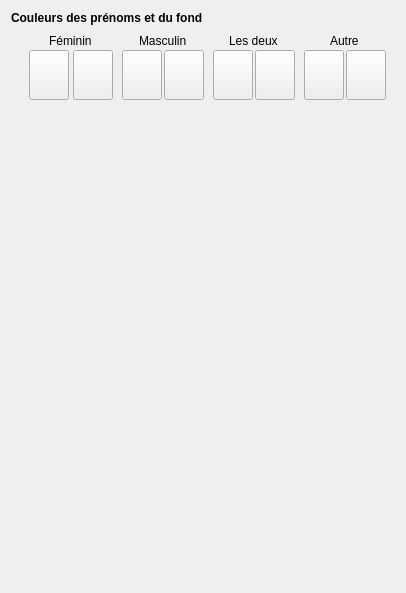
         <widget class="QWidget" name="tabDisplay">
          <attribute name="title">
           <string>AFFICHAGE</string>
          </attribute>
          <layout class="QVBoxLayout" name="verticalLayout_10" stretch="1,10">
           <property name="spacing">
            <number>2</number>
           </property>
           <property name="leftMargin">
            <number>2</number>
           </property>
           <property name="topMargin">
            <number>2</number>
           </property>
           <property name="rightMargin">
            <number>2</number>
           </property>
           <property name="bottomMargin">
            <number>2</number>
           </property>
           <item>
            <widget class="QWidget" name="wColors" native="true">
             <layout class="QGridLayout" name="gridLayout_5" rowstretch="1,0">
              <property name="leftMargin">
               <number>9</number>
              </property>
              <property name="topMargin">
               <number>9</number>
              </property>
              <property name="rightMargin">
               <number>9</number>
              </property>
              <property name="bottomMargin">
               <number>9</number>
              </property>
              <property name="spacing">
               <number>9</number>
              </property>
              <item row="1" column="5">
               <widget class="QWidget" name="widget_17" native="true">
                <layout class="QGridLayout" name="gridLayout_8">
                 <property name="leftMargin">
                  <number>0</number>
                 </property>
                 <property name="topMargin">
                  <number>0</number>
                 </property>
                 <property name="rightMargin">
                  <number>0</number>
                 </property>
                 <property name="bottomMargin">
                  <number>0</number>
                 </property>
                 <property name="spacing">
                  <number>2</number>
                 </property>
                 <item row="1" column="0" alignment="Qt::AlignVCenter">
                  <widget class="QPushButton" name="pbBothColor1">
                   <property name="minimumSize">
                    <size>
                     <width>20</width>
                     <height>50</height>
                    </size>
                   </property>
                   <property name="text">
                    <string/>
                   </property>
                  </widget>
                 </item>
                 <item row="1" column="1" alignment="Qt::AlignVCenter">
                  <widget class="QPushButton" name="pbBothColor2">
                   <property name="minimumSize">
                    <size>
                     <width>20</width>
                     <height>50</height>
                    </size>
                   </property>
                   <property name="text">
                    <string/>
                   </property>
                  </widget>
                 </item>
                 <item row="0" column="0" colspan="2" alignment="Qt::AlignHCenter">
                  <widget class="QLabel" name="label_28">
                   <property name="text">
                    <string>Les deux</string>
                   </property>
                  </widget>
                 </item>
                </layout>
               </widget>
              </item>
              <item row="1" column="6">
               <widget class="QWidget" name="widget_18" native="true">
                <layout class="QGridLayout" name="gridLayout_9">
                 <property name="leftMargin">
                  <number>0</number>
                 </property>
                 <property name="topMargin">
                  <number>0</number>
                 </property>
                 <property name="rightMargin">
                  <number>0</number>
                 </property>
                 <property name="bottomMargin">
                  <number>0</number>
                 </property>
                 <property name="spacing">
                  <number>2</number>
                 </property>
                 <item row="2" column="3">
                  <widget class="QPushButton" name="pbOtherColor2">
                   <property name="minimumSize">
                    <size>
                     <width>20</width>
                     <height>50</height>
                    </size>
                   </property>
                   <property name="text">
                    <string/>
                   </property>
                  </widget>
                 </item>
                 <item row="2" column="2">
                  <widget class="QPushButton" name="pbOtherColor1">
                   <property name="minimumSize">
                    <size>
                     <width>20</width>
                     <height>50</height>
                    </size>
                   </property>
                   <property name="text">
                    <string/>
                   </property>
                  </widget>
                 </item>
                 <item row="1" column="2" colspan="2" alignment="Qt::AlignHCenter">
                  <widget class="QLabel" name="label_29">
                   <property name="text">
                    <string>Autre</string>
                   </property>
                  </widget>
                 </item>
                </layout>
               </widget>
              </item>
              <item row="1" column="3">
               <widget class="QWidget" name="widget_9" native="true">
                <layout class="QGridLayout" name="gridLayout_3">
                 <property name="leftMargin">
                  <number>0</number>
                 </property>
                 <property name="topMargin">
                  <number>0</number>
                 </property>
                 <property name="rightMargin">
                  <number>0</number>
                 </property>
                 <property name="bottomMargin">
                  <number>0</number>
                 </property>
                 <property name="spacing">
                  <number>2</number>
                 </property>
                 <item row="1" column="2" alignment="Qt::AlignVCenter">
                  <widget class="QPushButton" name="pbFemaleColor2">
                   <property name="minimumSize">
                    <size>
                     <width>20</width>
                     <height>50</height>
                    </size>
                   </property>
                   <property name="text">
                    <string/>
                   </property>
                  </widget>
                 </item>
                 <item row="1" column="0" alignment="Qt::AlignVCenter">
                  <widget class="QPushButton" name="pbFemaleColor1">
                   <property name="minimumSize">
                    <size>
                     <width>20</width>
                     <height>50</height>
                    </size>
                   </property>
                   <property name="text">
                    <string/>
                   </property>
                  </widget>
                 </item>
                 <item row="0" column="0" colspan="3" alignment="Qt::AlignHCenter">
                  <widget class="QLabel" name="label_26">
                   <property name="text">
                    <string>Féminin</string>
                   </property>
                  </widget>
                 </item>
                </layout>
               </widget>
              </item>
              <item row="1" column="4">
               <widget class="QWidget" name="widget_14" native="true">
                <layout class="QGridLayout" name="gridLayout_7">
                 <property name="leftMargin">
                  <number>0</number>
                 </property>
                 <property name="topMargin">
                  <number>0</number>
                 </property>
                 <property name="rightMargin">
                  <number>0</number>
                 </property>
                 <property name="bottomMargin">
                  <number>0</number>
                 </property>
                 <property name="spacing">
                  <number>2</number>
                 </property>
                 <item row="1" column="0" alignment="Qt::AlignVCenter">
                  <widget class="QPushButton" name="pbMaleColor1">
                   <property name="minimumSize">
                    <size>
                     <width>20</width>
                     <height>50</height>
                    </size>
                   </property>
                   <property name="text">
                    <string/>
                   </property>
                  </widget>
                 </item>
                 <item row="1" column="1" alignment="Qt::AlignVCenter">
                  <widget class="QPushButton" name="pbMaleColor2">
                   <property name="minimumSize">
                    <size>
                     <width>20</width>
                     <height>50</height>
                    </size>
                   </property>
                   <property name="text">
                    <string/>
                   </property>
                  </widget>
                 </item>
                 <item row="0" column="0" colspan="2" alignment="Qt::AlignHCenter">
                  <widget class="QLabel" name="label_27">
                   <property name="text">
                    <string>Masculin</string>
                   </property>
                  </widget>
                 </item>
                </layout>
               </widget>
              </item>
              <item row="0" column="1" colspan="7" alignment="Qt::AlignLeft">
               <widget class="QLabel" name="label_25">
                <property name="text">
                 <string>&lt;b&gt;Couleurs des prénoms et du fond&lt;/b&gt;</string>
                </property>
               </widget>
              </item>
             </layout>
            </widget>
           </item>
           <item>
            <widget class="QWidget" name="widget" native="true">
             <layout class="QVBoxLayout" name="verticalLayout_11">
              <item>
               <spacer name="verticalSpacer_4">
                <property name="orientation">
                 <enum>Qt::Vertical</enum>
                </property>
                <property name="sizeHint" stdset="0">
                 <size>
                  <width>20</width>
                  <height>462</height>
                 </size>
                </property>
               </spacer>
              </item>
             </layout>
            </widget>
           </item>
          </layout>
         </widget>
